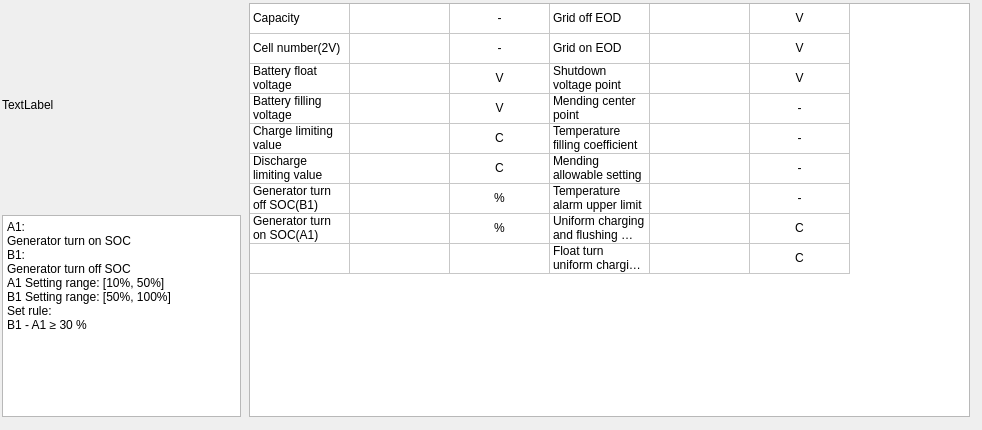
         <widget class="QWidget" name="Lead_stackedWidgetPage">
          <widget class="QWidget" name="horizontalLayoutWidget_10">
           <property name="geometry">
            <rect>
             <x>0</x>
             <y>0</y>
             <width>973</width>
             <height>421</height>
            </rect>
           </property>
           <layout class="QHBoxLayout" name="horizontalLayout_30">
            <item>
             <layout class="QVBoxLayout" name="verticalLayout_38">
              <item>
               <widget class="QLabel" name="label_23">
                <property name="minimumSize">
                 <size>
                  <width>239</width>
                  <height>203</height>
                 </size>
                </property>
                <property name="maximumSize">
                 <size>
                  <width>239</width>
                  <height>203</height>
                 </size>
                </property>
                <property name="styleSheet">
                 <string notr="true">border-image: url(:/new_ui/UI/BatterySOC.png);</string>
                </property>
                <property name="text">
                 <string>TextLabel</string>
                </property>
               </widget>
              </item>
              <item>
               <widget class="QPlainTextEdit" name="plainTextEdit_2">
                <property name="minimumSize">
                 <size>
                  <width>239</width>
                  <height>202</height>
                 </size>
                </property>
                <property name="maximumSize">
                 <size>
                  <width>239</width>
                  <height>202</height>
                 </size>
                </property>
                <property name="plainText">
                 <string>A1: 
Generator turn on SOC
B1: 
Generator turn off SOC
A1 Setting range: [10%, 50%]
B1 Setting range: [50%, 100%]
Set rule:
B1 - A1 ≥ 30 %
</string>
                </property>
               </widget>
              </item>
             </layout>
            </item>
            <item>
             <widget class="QTableWidget" name="Lead_Tab">
              <property name="minimumSize">
               <size>
                <width>721</width>
                <height>414</height>
               </size>
              </property>
              <property name="maximumSize">
               <size>
                <width>721</width>
                <height>414</height>
               </size>
              </property>
              <attribute name="horizontalHeaderVisible">
               <bool>false</bool>
              </attribute>
              <attribute name="verticalHeaderVisible">
               <bool>false</bool>
              </attribute>
              <row>
               <property name="text">
                <string>New Row</string>
               </property>
              </row>
              <row>
               <property name="text">
                <string>New Row</string>
               </property>
              </row>
              <row>
               <property name="text">
                <string>New Row</string>
               </property>
              </row>
              <row>
               <property name="text">
                <string>New Row</string>
               </property>
              </row>
              <row>
               <property name="text">
                <string>New Row</string>
               </property>
              </row>
              <row>
               <property name="text">
                <string>New Row</string>
               </property>
              </row>
              <row>
               <property name="text">
                <string>New Row</string>
               </property>
              </row>
              <row>
               <property name="text">
                <string>8</string>
               </property>
              </row>
              <row>
               <property name="text">
                <string>9</string>
               </property>
              </row>
              <column>
               <property name="text">
                <string>Name</string>
               </property>
              </column>
              <column>
               <property name="text">
                <string>Value</string>
               </property>
              </column>
              <column>
               <property name="text">
                <string>Unit</string>
               </property>
              </column>
              <column>
               <property name="text">
                <string>Name</string>
               </property>
              </column>
              <column>
               <property name="text">
                <string>Value</string>
               </property>
              </column>
              <column>
               <property name="text">
                <string>Unit</string>
               </property>
              </column>
              <item row="0" column="0">
               <property name="text">
                <string>Capacity</string>
               </property>
              </item>
              <item row="0" column="2">
               <property name="text">
                <string>-</string>
               </property>
               <property name="textAlignment">
                <set>AlignCenter</set>
               </property>
              </item>
              <item row="0" column="3">
               <property name="text">
                <string>Grid off EOD</string>
               </property>
              </item>
              <item row="0" column="5">
               <property name="text">
                <string>V</string>
               </property>
               <property name="textAlignment">
                <set>AlignCenter</set>
               </property>
              </item>
              <item row="1" column="0">
               <property name="text">
                <string>Cell number(2V)</string>
               </property>
              </item>
              <item row="1" column="2">
               <property name="text">
                <string>-</string>
               </property>
               <property name="textAlignment">
                <set>AlignCenter</set>
               </property>
              </item>
              <item row="1" column="3">
               <property name="text">
                <string>Grid on EOD</string>
               </property>
              </item>
              <item row="1" column="5">
               <property name="text">
                <string>V</string>
               </property>
               <property name="textAlignment">
                <set>AlignCenter</set>
               </property>
              </item>
              <item row="2" column="0">
               <property name="text">
                <string>Battery float voltage</string>
               </property>
              </item>
              <item row="2" column="2">
               <property name="text">
                <string>V</string>
               </property>
               <property name="textAlignment">
                <set>AlignCenter</set>
               </property>
              </item>
              <item row="2" column="3">
               <property name="text">
                <string>Shutdown voltage point</string>
               </property>
              </item>
              <item row="2" column="5">
               <property name="text">
                <string>V</string>
               </property>
               <property name="textAlignment">
                <set>AlignCenter</set>
               </property>
              </item>
              <item row="3" column="0">
               <property name="text">
                <string>Battery filling voltage</string>
               </property>
              </item>
              <item row="3" column="2">
               <property name="text">
                <string>V</string>
               </property>
               <property name="textAlignment">
                <set>AlignCenter</set>
               </property>
              </item>
              <item row="3" column="3">
               <property name="text">
                <string>Mending center point</string>
               </property>
              </item>
              <item row="3" column="5">
               <property name="text">
                <string>-</string>
               </property>
               <property name="textAlignment">
                <set>AlignCenter</set>
               </property>
              </item>
              <item row="4" column="0">
               <property name="text">
                <string>Charge limiting value</string>
               </property>
              </item>
              <item row="4" column="2">
               <property name="text">
                <string>C</string>
               </property>
               <property name="textAlignment">
                <set>AlignCenter</set>
               </property>
              </item>
              <item row="4" column="3">
               <property name="text">
                <string>Temperature filling coefficient</string>
               </property>
              </item>
              <item row="4" column="5">
               <property name="text">
                <string>-</string>
               </property>
               <property name="textAlignment">
                <set>AlignCenter</set>
               </property>
              </item>
              <item row="5" column="0">
               <property name="text">
                <string>Discharge limiting value</string>
               </property>
              </item>
              <item row="5" column="2">
               <property name="text">
                <string>C</string>
               </property>
               <property name="textAlignment">
                <set>AlignCenter</set>
               </property>
              </item>
              <item row="5" column="3">
               <property name="text">
                <string>Mending allowable setting</string>
               </property>
              </item>
              <item row="5" column="5">
               <property name="text">
                <string>-</string>
               </property>
               <property name="textAlignment">
                <set>AlignCenter</set>
               </property>
              </item>
              <item row="6" column="0">
               <property name="text">
                <string>Generator turn off SOC(B1)</string>
               </property>
              </item>
              <item row="6" column="2">
               <property name="text">
                <string>%</string>
               </property>
               <property name="textAlignment">
                <set>AlignCenter</set>
               </property>
              </item>
              <item row="6" column="3">
               <property name="text">
                <string>Temperature alarm upper limit</string>
               </property>
              </item>
              <item row="6" column="5">
               <property name="text">
                <string>-</string>
               </property>
               <property name="textAlignment">
                <set>AlignCenter</set>
               </property>
              </item>
              <item row="7" column="0">
               <property name="text">
                <string>Generator turn on SOC(A1)</string>
               </property>
              </item>
              <item row="7" column="2">
               <property name="text">
                <string>%</string>
               </property>
               <property name="textAlignment">
                <set>AlignCenter</set>
               </property>
              </item>
              <item row="7" column="3">
               <property name="text">
                <string>Uniform charging and flushing current</string>
               </property>
              </item>
              <item row="7" column="5">
               <property name="text">
                <string>C</string>
               </property>
               <property name="textAlignment">
                <set>AlignCenter</set>
               </property>
              </item>
              <item row="8" column="3">
               <property name="text">
                <string>Float turn uniform charging current</string>
               </property>
              </item>
              <item row="8" column="5">
               <property name="text">
                <string>C</string>
               </property>
               <property name="textAlignment">
                <set>AlignCenter</set>
               </property>
              </item>
             </widget>
            </item>
           </layout>
          </widget>
         </widget>
